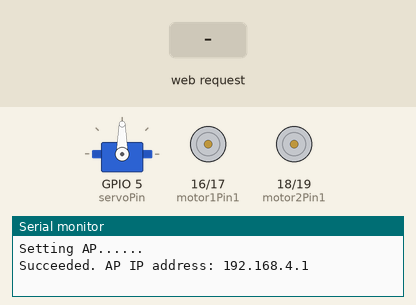
Recording of a sketch running on a simulated ESP32. On the bench: servo, motor-driver pin pairs drawn as motors (green arrow = first pin HIGH = forward, orange = second pin HIGH = backward, longer = more drive), the last lines printed to the serial monitor. The test bench sets the inputs (shaded band).

Above: at 1.2 s.
1.3 s: HTTP request GET /F received
At 2.5 s:
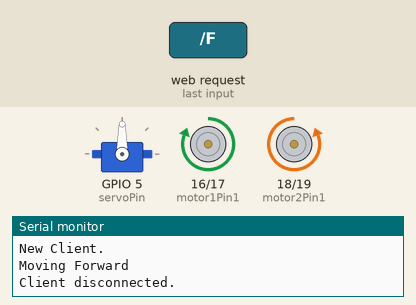
2.8 s: HTTP request GET /B received
At 3.9 s:
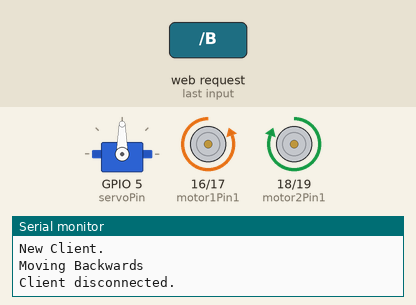
4.3 s: HTTP request GET /L received
At 5.3 s:
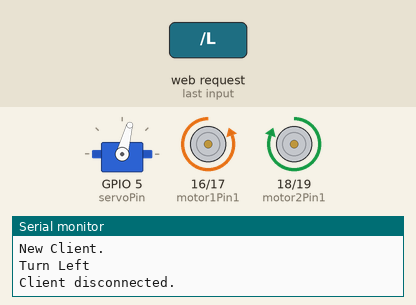
5.9 s: HTTP request GET /S received
At 6.2 s:
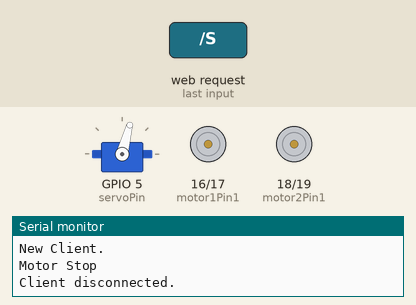
7.4 s: HTTP request GET /F received
At 8.6 s:
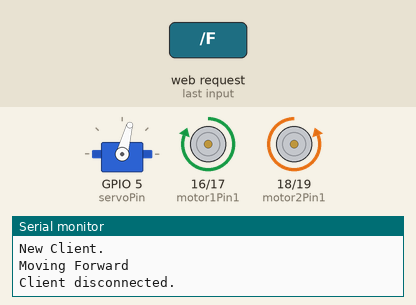
Timing chart, 0 to 9.9 s (numbered marks = the images above; inputs shaded):
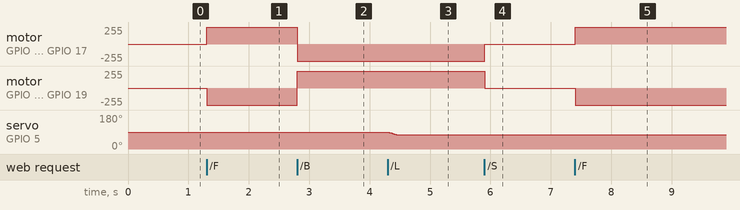

Measured:
- after the input at 1.3 s, motor on GPIO 16 (motor1Pin1) / GPIO 17 (motor1Pin2): stopped → forward 255/255 at once; motor on GPIO 18 (motor2Pin1) / GPIO 19 (motor2Pin2): stopped → backward 255/255 at once
- after the input at 2.8 s, motor on GPIO 16 (motor1Pin1) / GPIO 17 (motor1Pin2): forward 255/255 → backward 255/255 at once; motor on GPIO 18 (motor2Pin1) / GPIO 19 (motor2Pin2): backward 255/255 → forward 255/255 at once
- after the input at 4.3 s, servo on GPIO 5 (servoPin): 90° → 75° at once
- after the input at 5.9 s, motor on GPIO 16 (motor1Pin1) / GPIO 17 (motor1Pin2): backward 255/255 → stopped at once; motor on GPIO 18 (motor2Pin1) / GPIO 19 (motor2Pin2): forward 255/255 → stopped at once
- after the input at 7.4 s, motor on GPIO 16 (motor1Pin1) / GPIO 17 (motor1Pin2): stopped → forward 255/255 at once; motor on GPIO 18 (motor2Pin1) / GPIO 19 (motor2Pin2): stopped → backward 255/255 at once

The sketch:

car.ino
```cpp
#include <WiFi.h>
#include <ESP32Servo.h>

// AP information
const char* ssid = "醬炒鴨肉🦆"; // Custom SSID
const char* password = "otterhenry"; //Custom password
const int channel = 1; // Wi-Fi channel number (1-13)
const int ssid_hidden = 0; // 0 = broadcast SSID, 1 = hide SSID
const int max_connection = 4; // Maximum simultaneous connected clients (1-4)

// Setting web server port number
WiFiServer server(80);

// Motor A (Front-wheel)
int motor1Pin1 = 16;
int motor1Pin2 = 17;
// Motor B (Rear-wheel)
int motor2Pin1 = 18;
int motor2Pin2 = 19;
// Servo
Servo servoTurn;
int servoPin = 5;
int servoPos = 90;

String header; // Variable to store the HTTP request
String state = "Stop"; // Variable to store the current car state

unsigned long curT = millis(); // Current time
unsigned long prevT = 0; // Previous time
const long timeout = 500; // Define timeout time

void setup(){
  // Start
  Serial.begin(115200);

  // Set the pins as outputs
  pinMode(motor1Pin1, OUTPUT);
  pinMode(motor1Pin2, OUTPUT);
  pinMode(motor2Pin1, OUTPUT);
  pinMode(motor2Pin2, OUTPUT);

  // Set outputs to LOW
  digitalWrite(motor1Pin1, LOW);
  digitalWrite(motor1Pin2, LOW);
  digitalWrite(motor2Pin1, LOW);
  digitalWrite(motor2Pin2, LOW);

  // Set servo pin
  servoTurn.attach(servoPin);

  // Setting AP
  Serial.println("Setting AP......");
  WiFi.softAP(ssid, password, channel, ssid_hidden, max_connection);
  IPAddress IP = WiFi.softAPIP();
  Serial.print("Succeeded. AP IP address: ");
  Serial.println(IP);
  server.begin();
}

void loop(){
  // Check client
  WiFiClient client = server.available();

  if(client){
    curT = millis();
    prevT = curT;
    Serial.println("New Client.");
    String currentLine = "";

    while(client.connected() && curT - prevT <= timeout){
      curT = millis();

      // If there's bytes to read from the client,
      if(client.available()){
        char c = client.read(); // Read a byte, then
        header += c;

        // If the byte is a newline character
        // End of the client HTTP request
        if(c == '\n'){
          // If the current line is blank, you got two newline characters in a row.
          if(currentLine.length() == 0){
            // Command from client
            if(header.indexOf("GET /S") >= 0){
              Serial.println("Motor Stop");
              state = "Stop";
              digitalWrite(motor1Pin1, LOW);
              digitalWrite(motor1Pin2, LOW);
              digitalWrite(motor2Pin1, LOW);
              digitalWrite(motor2Pin2, LOW);
              redirect(client);
            }
            else if(header.indexOf("GET /F") >= 0){
              Serial.println("Moving Forward");
              state = "Forward";
              digitalWrite(motor1Pin1, HIGH);
              digitalWrite(motor1Pin2, LOW);
              digitalWrite(motor2Pin1, LOW);
              digitalWrite(motor2Pin2, HIGH);
              redirect(client);
            }
            else if(header.indexOf("GET /B") >= 0){
              Serial.println("Moving Backwards");
              state = "Backwards";
              digitalWrite(motor1Pin1, LOW);
              digitalWrite(motor1Pin2, HIGH);
              digitalWrite(motor2Pin1, HIGH);
              digitalWrite(motor2Pin2, LOW);
              redirect(client);
            }
            else if(header.indexOf("GET /L") >= 0){
              Serial.println("Turn Left");
              state = "Left";
              for(int i = 0; i < 15; i++) {
                if(servoPos>=0){
                  servoTurn.write(--servoPos);
                  delay(10);
                }
                else{
                  break;
                }
              }
              redirect(client);
            }
            else if(header.indexOf("GET /R") >= 0){
              Serial.println("Turn Right");
              state = "Right";
              for(int i = 0; i < 15; i++) {
                if(servoPos<=180){
                  servoTurn.write(++servoPos);
                  delay(10);
                }
                else{
                  break;
                }
              }
              redirect(client);
            }
            else{
              page(client);
            }

            // Break out of the while loop
            break;
          }
          else{// If you got a newline, then clear currentLine
            currentLine = "";
          }
        }

        // If you got anything else but a carriage return character,
        else if(c != '\r'){
          currentLine += c; // Add it to the end of the currentLine
        }
      }
    }
    // Clear the header variable
    header = "";

    // Close the connection
    client.stop();
    Serial.println("Client disconnected.");
    Serial.println("");
  }
}

void page(WiFiClient client){
  // HTTP headers
  client.println("HTTP/1.1 200 OK");
  client.println("Content-type:text/html");
  client.println("Connection: close");
  client.println();

  // Controller design
  client.println("<!DOCTYPE html><html lang=\"en\"><head><title>Controller</title>");
  client.println("<meta charset=\"UTF-8\"><meta name=\"viewport\" content=\"width=device-width, initial-scale=1.0\">");
  client.println("<style>h1, h2{text-align: center;}.red{background-color: red;}.black{background-color: black;}");
  client.println(".button{border: none;color: white;padding: 16px 0;text-decoration: none;font-size: 30px;width: 100%;height: 100%;}");
  client.println(".buttondiv{display: grid;grid-template-columns: repeat(3,1fr);gap: 5px;}</style></head>");
  client.println("<body><h1>Car Controller</h1><div class=\"buttondiv\">");
  client.println("<p></p><a href=\"/F\"><button class=\"button black\">↑</button></a><p></p>");
  client.println("<a href=\"/L\"><button class=\"button black\">←</button></a>");
  client.println("<a href=\"/S\"><button class=\"button red\">Stop</button></a>");
  client.println("<a href=\"/R\"><button class=\"button black\">→</button></a>");
  client.println("<p></p><a href=\"/B\"><button class=\"button black\">↓</button></a><p></p>");
  client.println("</div><h2>Current State: "+state+"</h2>");
  client.println("<input id=\"refresh\" type=\"checkbox\" onchange=\"check(this);\" checked><label for=\"refresh\">Auto Refresh</label>");
  client.println("<script>const checkbox = document.getElementById(\"refresh\"); var interval;function update(){location.reload();}");
  client.println("function check(e){if(e.checked){interval = setInterval(update, 5000);} else{clearInterval(interval);}}");
  client.println("checkbox.onchange();</script></body></html>");

  // The HTTP response ends with another blank line
  client.println();
}

void redirect(WiFiClient client){
  String url = "http://192.168.4.1/";
  // HTTP headers
  client.println("HTTP/1.1 302 Found");
  client.println("Location: " + url);
  client.println("Connection: close");
  client.println();
}
```
